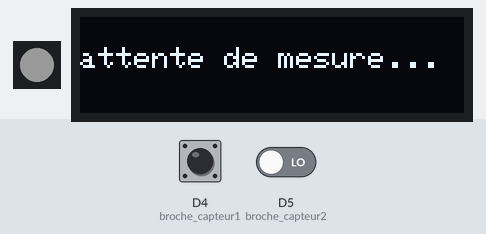
This program was run on a simulated CircuitPython board. Shown: 1 RGB LEDs in strip order, left to right, 128×32 one-colour display. Inputs (shaded band) come from the test bench; at power-on: D4 (broche_capteur1) LOW, D5 (broche_capteur2) LOW. Dim RGB values are drawn brighter than linear; library files of the repository ran but are not shown: utilities.py; what the program prints to the serial console is not drawn.

Above: at 2.2 s.
2.3 s: D4 (broche_capteur1) pulsed HIGH 2 times (0.12 s each, 0.3 s apart)
At 5.7 s:
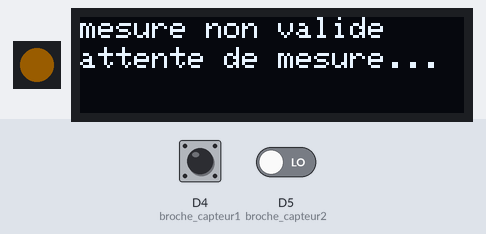
5.9 s: D4 (broche_capteur1) driven HIGH and D5 (broche_capteur2) driven HIGH
At 7.2 s:
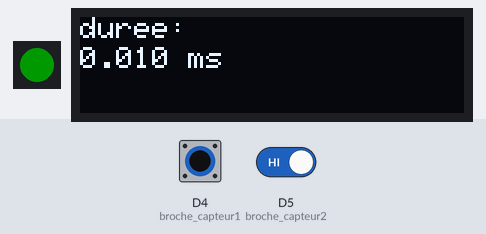
7.5 s: D4 (broche_capteur1) driven LOW
At 8.7 s:
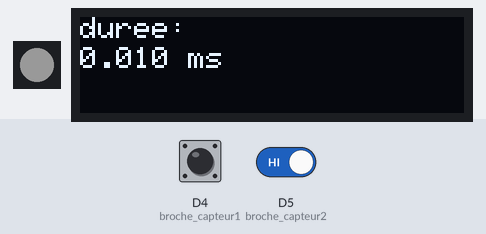
9.0 s: D4 (broche_capteur1) driven HIGH
At 9.6 s:
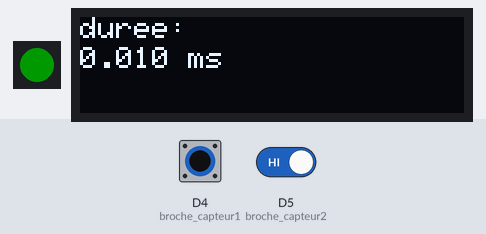
10.5 s: D5 (broche_capteur2) driven LOW
At 11.1 s:
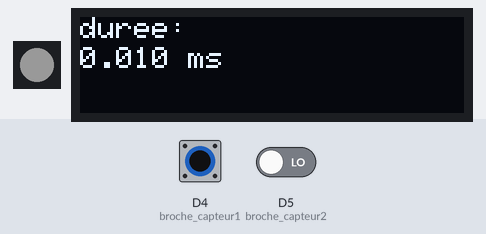
12.1 s: D5 (broche_capteur2) driven HIGH
At 12.3 s:
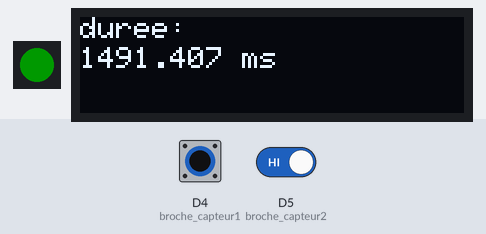
Timing chart, 0 to 14.8 s (numbered marks = the images above; inputs shaded):
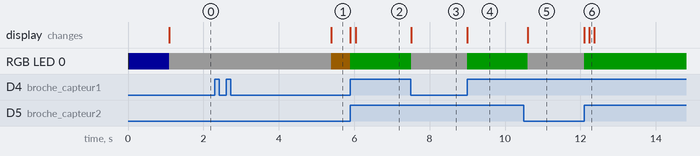

The program:

APP_mecanique.py
```python
# -------------------------------------------------------
#   APP_mecanique
#
#   Mesure de vitesse d'une bille sur plan incliné
#
#   Olivier Boesch (c) 2020
# -------------------------------------------------------


# ------------ imports --------------
import board  # définition des broches
import time  # gestion du temps
from utilities import Notification, BLUE, GREEN, YELLOW, RED, WHITE  # gestion de l'écran et des échanges de données
from galilee import Galilee
from analogio import AnalogIn

# ------------ parametres ----------
# broches des capteurs à adapter suivant les besoins (sur le même port grove !)
# D4/D5 , D6/D9, D10/D11 ou D12/D13
broche_capteur1 = board.D4
broche_capteur2 = board.D5
temps_max_mesure = 3.0  # s - durée max de mesure

# ------------- setup --------------
# init galilee
galilee = Galilee(pin_sensor1=broche_capteur1, pin_sensor2=broche_capteur2, timeout=temps_max_mesure)
# config des notifications
notif = Notification(always_led_on=True)
# affichage du logo
notif.intro()
# texte initial
notif.notify(color=WHITE, text="\nattente de mesure...")

# -------------- boucle (loop) ------
while True:
    duree = galilee.capture()
    if duree is None:
        notif.notify(color=YELLOW, text="mesure non valide\nattente de mesure...")
    else:
        notif.led(color=GREEN)
        time.sleep(0.1)
        notif.notify(color=WHITE, text="duree:\n{:2.3f} ms".format(duree / 1000))  # affichage en ms
```

galilee.py
```python
import board
import time
from digitalio import DigitalInOut, Direction

class Galilee:
    """Galilee: Helper class to experiment with galilee
        parameters:
            pin_sensor1: board pin of the first sensor (defaults on D4)
            pin_sensor2: board pin of the second sensor (defaults on D5)
            timeout: timeout in seconds before discarding capture on  sensor 2 (defaults to 2s)"""
    def __init__(self, pin_sensor1=board.D4, pin_sensor2=board.D5, timeout=2):
        self.sensor1 = DigitalInOut(pin_sensor1)
        self.sensor1.direction = Direction.INPUT
        self.sensor2 = DigitalInOut(pin_sensor2)
        self.sensor2.direction = Direction.INPUT
        self.timeout = timeout*1000000000  # convert timeout from s to ns

    def capture(self):
        """returns duration as ms as an int or None if a timeout has happened"""
        # wait for sensor1
        time1 = time.monotonic_ns()
        while not self.sensor1.value:
            time1 = time.monotonic_ns()
        # wait for sensor2 or timeout
        time_stop = time1 + self.timeout
        time2 = time.monotonic_ns()
        while not self.sensor2.value and time2 < time_stop:
            time2 = time.monotonic_ns()
        # timeout -> return None
        if time2 >= time_stop:
            return None
        # no timeout -> return duration in µs (since time.monotonic_ns is not quite precise) as an int
        else:
            return int((time2 - time1) / 1000)
```

Measured:
- after the input at 2.3 s, RGB LED 0: RGB(25, 25, 25) → RGB(25, 15, 0) after 3.1 s; the display: changes after 3.1 s (image 1)
- after the input at 5.9 s, RGB LED 0: RGB(25, 15, 0) → RGB(0, 25, 0) at once
- after the input at 7.5 s, RGB LED 0: RGB(0, 25, 0) → RGB(25, 25, 25) at once
- after the input at 9.0 s, RGB LED 0: RGB(25, 25, 25) → RGB(0, 25, 0) at once
- after the input at 10.5 s, RGB LED 0: RGB(0, 25, 0) → RGB(25, 25, 25) after 0.11 s
